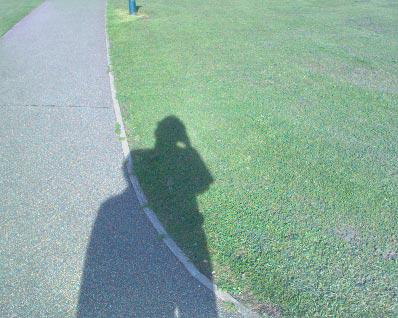
#> input picture Images/image1.jpg, 398 x 318 px
$ jupyter execute final.ipynb
#> lines starting #> are read from the running program, lines starting #| are printed output that depends on the picture; after the words box and inside, x2 and y2 are one past the last pixel; in counts of white or black regions, pixels touching at a corner belong together
##### Imports

[cell 1]
from typing import Tuple, List
import cv2
import numpy as np
from skimage import measure
from matplotlib import pyplot as plt
from skimage import feature

### Shadow Remover Class

[cell 2]
class ShadowRemover:
    def __init__(self,
                 itr: int=1, method: str='rgb_lab_hsv',
                 lab_adjustment: bool=False,
                 ab_threshold: int=255,
                 region_adjustment_kernel_size: int=30,
                 shadow_dilation_kernel_size: int=7, shadow_dilation_iteration: int=7,
                 shadow_size_threshold: int=7,
                 verbose: bool=True, plot_results: bool=True):
        self.itr = itr
        self.method = method
        self.lab_adjustment = lab_adjustment
        self.ab_threshold = ab_threshold
        self.region_adjustment_kernel_size = region_adjustment_kernel_size
        self.shadow_dilation_kernel_size = shadow_dilation_kernel_size
        self.shadow_dilation_iteration = shadow_dilation_iteration
        self.shadow_size_threshold = shadow_size_threshold
        self.verbose = verbose
        self.plot_results = plot_results


    def set_image(self,
                  image_path: str,
                  use_blurring: bool=False,
                  blur_kernel_size: Tuple[int,int]=(3,3)) -> None:

#> called with image_path = 'Images/image1.jpg', use_blurring = False, blur_kernel_size = (3, 3)
        image = cv2.imread(image_path)
#> image is the input picture: shape (318, 398, 3); mean B, G, R 158.1, 171.2, 140.8
        image = cv2.cvtColor(image,cv2.COLOR_BGR2RGB)

        if use_blurring: image = cv2.GaussianBlur(image,blur_kernel_size,1)

        self.image = image


    def calculate_mask(self,
                       itr_image) -> np.ndarray:

        img_shape = (itr_image.shape[0],itr_image.shape[1])
        rgb_image = itr_image
        lab_image = cv2.cvtColor(itr_image,cv2.COLOR_RGB2LAB)
        hsv_image = cv2.cvtColor(itr_image,cv2.COLOR_RGB2HSV)

        if self.method=='rgb_lab_hsv':

            img = []
            for i in range(img_shape[0]):
                img.append([])
                for j in range(img_shape[1]):
                    img[i].append([
                        rgb_image[i][j][0],rgb_image[i][j][1],rgb_image[i][j][2],
                        lab_image[i][j][0],lab_image[i][j][1],lab_image[i][j][2],
                        hsv_image[i][j][0],hsv_image[i][j][1],hsv_image[i][j][2]
                    ])
            img = np.array(img)

            pixel_values = img.reshape((-1,9))
            pixel_values = np.float32(pixel_values)

            return_val1, labels, centers = cv2.kmeans(data=pixel_values,
                                                    K=3, bestLabels=None,
                                                    criteria=(cv2.TERM_CRITERIA_MAX_ITER + cv2.TERM_CRITERIA_EPS,100,0.85),
                                                    attempts=10,
                                                    flags=cv2.KMEANS_RANDOM_CENTERS)

            centers = np.uint8(centers)[:,:3]
            segmented_image_flattened = centers[labels.flatten()]
            segmented_image = segmented_image_flattened.reshape(self.image.shape)

            th , reverse_mask = cv2.threshold(cv2.cvtColor(segmented_image,cv2.COLOR_RGB2GRAY), 0, 255, cv2.THRESH_OTSU)
            mask = cv2.bitwise_not(reverse_mask)

            return mask

        elif self.method == 'mean_shift_binarization':

            pixel_values = rgb_image.reshape((-1,3))
            pixel_values = np.float32(pixel_values)

            criteria = (cv2.TERM_CRITERIA_MAX_ITER + cv2.TERM_CRITERIA_EPS , 10 , 0.01)
            labels = cv2.pyrMeanShiftFiltering(rgb_image,35,25,termcrit=criteria)

            reverse_mask = cv2.cvtColor(rgb_image,cv2.COLOR_RGB2GRAY)
            th , reverse_mask = cv2.threshold(reverse_mask, 0, 255, cv2.THRESH_OTSU)
            mask = cv2.bitwise_not(reverse_mask)

            return mask

        elif self.method == 'lab_thresholding':
            l_range = (0, 100)
            ab_range = (-128, 127)

            lab_image = lab_image.astype('int16')
            lab_image[:, :, 0] = lab_image[:, :, 0] * l_range[1] / 255
            lab_image[:, :, 1] += ab_range[0]
            lab_image[:, :, 2] += ab_range[0]

            # Calculate the mean values of L, A and B across all pixels
            means = [np.mean(lab_image[:, :, i]) for i in range(3)]
            thresholds = [means[i] - (np.std(lab_image[:, :, i]) / 3) for i in range(3)]

            # Apply threshold using only L
            if sum(means[1:]) <= self.ab_threshold:
                mask = cv2.inRange(lab_image, (l_range[0], ab_range[0], ab_range[0]),
                                        (thresholds[0], ab_range[1], ab_range[1]))
            else:  # Else, also consider B channel
                mask = cv2.inRange(lab_image, (l_range[0], ab_range[0], ab_range[0]),
                                        (thresholds[0], ab_range[1], thresholds[2]))

            kernel_size = (self.region_adjustment_kernel_size, self.region_adjustment_kernel_size)
            kernel = cv2.getStructuringElement(cv2.MORPH_ELLIPSE, kernel_size)
            cv2.morphologyEx(mask, cv2.MORPH_CLOSE, kernel, mask)
            cv2.morphologyEx(mask, cv2.MORPH_OPEN, kernel, mask)

            return mask


    def median_filter(self,
                      img: np.ndarray,
                      point: np.ndarray,
                      filter_size: int) -> List:

        indices = [[x, y]
                for x in range(point[1] - filter_size // 2, point[1] + filter_size // 2 + 1)
                for y in range(point[0] - filter_size // 2, point[0] + filter_size // 2 + 1)]
        indices = list(filter(lambda x: not (x[0] < 0 or x[1] < 0 or x[0] >= img.shape[0] or x[1] >= img.shape[1]), indices))

        pixel_values = [0, 0, 0]
        for channel in range(3): pixel_values[channel] = list(img[index[0], index[1], channel] for index in indices)
        pixel_values = list(np.median(pixel_values, axis=1))

        return pixel_values


    def edge_median_filter(self,
                           image: np.ndarray,
                           contours_list: tuple,
                           filter_size: int = 7) -> np.ndarray:

        temp_img = image.copy()
        for partition in contours_list:
            for point in partition:
                temp_img[point[0][1]][point[0][0]] = self.median_filter(image, point[0], filter_size)

        return cv2.cvtColor(temp_img, cv2.COLOR_HSV2RGB)


    def transform_lab_region(self,
                             original_image: np.ndarray, removed_shadow_image: np.ndarray,
                             shadow_indices: np.ndarray, non_shadow_indices: np.ndarray) -> np.ndarray:

        shadow_average_lab = np.mean(original_image[shadow_indices[0], shadow_indices[1], :], axis=0)
        border_average_lab = np.mean(original_image[non_shadow_indices[0], non_shadow_indices[1], :], axis=0)

        lab_ratio = border_average_lab / shadow_average_lab
        removed_shadow_image = cv2.cvtColor(removed_shadow_image, cv2.COLOR_RGB2LAB)

        removed_shadow_image.astype(np.int16)
        removed_shadow_image[shadow_indices[0], shadow_indices[1]] = removed_shadow_image[shadow_indices[0], shadow_indices[1]] * lab_ratio
        removed_shadow_image.astype(np.uint8)

        removed_shadow_image = cv2.cvtColor(removed_shadow_image, cv2.COLOR_LAB2RGB)

        return removed_shadow_image


    # [48 lines left out: functions transform_rgb_region, display_region, not called in this run]


    def perform_color_transformation(self,
                        original_image: np.ndarray,
                        mask: np.ndarray) -> np.ndarray:

        lab_image = cv2.cvtColor(original_image,cv2.COLOR_RGB2LAB)
        removed_shadow_image = original_image.copy()

        labels = measure.label(mask)

        non_shadow_kernel_size = (self.shadow_dilation_kernel_size, self.shadow_dilation_kernel_size)
        non_shadow_kernel = cv2.getStructuringElement(cv2.MORPH_ELLIPSE, non_shadow_kernel_size)

        CHANNEL_MAX = 255
        for label in np.unique(labels):
            if not label == 0:
                temp_filter = np.zeros(mask.shape, dtype="uint8")
                temp_filter[labels == label] = CHANNEL_MAX

                # Only consider blobs with size above threshold
                if cv2.countNonZero(temp_filter) >= self.shadow_size_threshold:

                    shadow_indices = np.where(temp_filter == CHANNEL_MAX)
                    non_shadow_temp_filter = cv2.dilate(temp_filter, non_shadow_kernel,
                                                    iterations=self.shadow_dilation_iteration)

                    # Get the new set of indices and remove shadow indices from them
                    non_shadow_temp_filter = cv2.bitwise_xor(non_shadow_temp_filter, temp_filter)
                    non_shadow_indices = np.where(non_shadow_temp_filter == CHANNEL_MAX)

                    # Contours are used for extracting the edges of the current shadow region
                    contours, hierarchy = cv2.findContours(temp_filter, cv2.RETR_TREE, cv2.CHAIN_APPROX_SIMPLE)

                    if self.lab_adjustment:
                        removed_shadow_image = self.transform_lab_region(lab_image, removed_shadow_image,
                                                            shadow_indices, non_shadow_indices)
                    else:
                        removed_shadow_image = self.transform_rgb_region(original_image, removed_shadow_image,
                                                            shadow_indices, non_shadow_indices)

                    # Then apply median filtering over edges to smooth them
                    # At least on the images I tried, this doesn't work as intended.
                    # It is possible that this is the result of using a high frequency image only

                    # Image is converted to HSV before filtering, as BGR components of the image
                    # is more interconnected, therefore filtering each channel independently wouldn't be correct
                    removed_shadow_image = self.edge_median_filter(cv2.cvtColor(removed_shadow_image, cv2.COLOR_RGB2HSV),contours)
                    if self.verbose:
                        self.display_region(original_image, removed_shadow_image, label, temp_filter, contours)

        return removed_shadow_image


    def remove_shadows(self) -> Tuple[List[np.ndarray], List[np.ndarray], List[np.ndarray]]:
        removed_shadow_image = self.image
        original_image_list = []
        mask_list = []
        removed_shadow_image_list = []

        if self.plot_results:

            for i in range(self.itr):
                plt.figure(figsize=(12,10),facecolor='gray')

                original_image_list.append(removed_shadow_image)
                plt.subplot(1,3,1)
                plt.imshow(original_image_list[-1])

                mask = self.calculate_mask(removed_shadow_image)
                mask_list.append(cv2.cvtColor(mask,cv2.COLOR_GRAY2RGB))
                plt.subplot(1,3,2)
                plt.imshow(mask_list[-1])

                removed_shadow_image = self.perform_color_transformation(removed_shadow_image,mask)
                removed_shadow_image_list.append(removed_shadow_image)
                plt.subplot(1,3,3)
                plt.imshow(removed_shadow_image_list[-1])
#> this loop made 3 passes
#> th in calculate_mask on passes 1 to 3: 142, 171, 185
#> pass 1, in calculate_mask, `labels = cv2.pyrMeanShiftFiltering(rgb_image,35,25,termcrit=criteria)`:
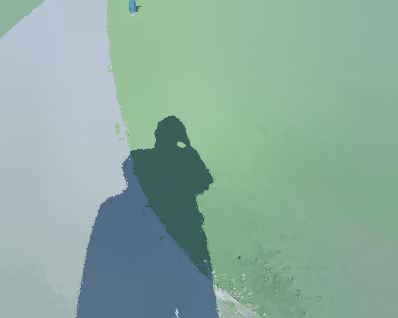
#> labels: shape (318, 398, 3); mean R, G, B 140.6, 171.5, 158.1
#> pass 1, in calculate_mask, `reverse_mask = cv2.cvtColor(rgb_image,cv2.COLOR_RGB2GRAY)`:
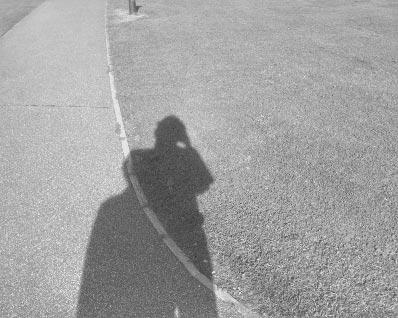
#> reverse_mask: shape (318, 398); min 42, max 249, mean 160.6
#> after the loop:
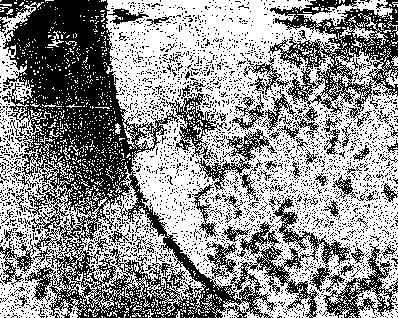
#> mask: shape (318, 398); 57.3% white; 3279 black regions (3196 under 20 px), largest, box (x1, y1, x2, y2) and area: (0, 0, 351, 318) 29472, (268, 0, 398, 127) 6043, (322, 244, 398, 318) 1554
#> after the loop:
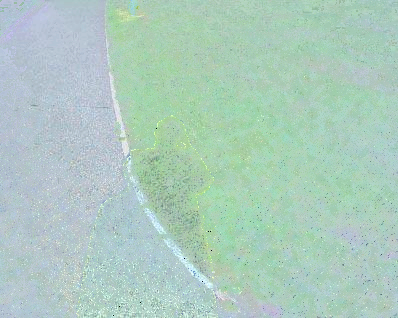
#> removed_shadow_image: shape (318, 398, 3); mean R, G, B 173.3, 203.3, 190.6
#> after the loop, mask_list = 3 items; original_image_list = 3 items; removed_shadow_image_list = 3 items

        else:
            mask = self.calculate_mask(removed_shadow_image)
            removed_shadow_image = self.perform_color_transformation(removed_shadow_image,mask)

            original_image_list.append(removed_shadow_image)
            mask_list.append(cv2.cvtColor(mask,cv2.COLOR_GRAY2RGB))
            removed_shadow_image_list.append(removed_shadow_image)


        self.removed_shadow_image = removed_shadow_image
        self.mask = mask_list[0]
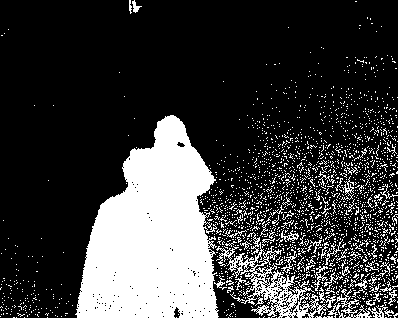
#> self.mask: shape (318, 398, 3); 23.3% white; 2031 white regions (1965 under 20 px), largest, box (x1, y1, x2, y2) and area: (75, 115, 219, 318) 19679, (216, 232, 328, 318) 2327, (328, 289, 372, 318) 355

        return original_image_list , mask_list , removed_shadow_image_list


    def refine_image_edges(self,window_size) -> np.ndarray:

        refined_image = self.removed_shadow_image.copy()
        mask_edges = (cv2.Canny( self.mask , 1000 , 1000))

        kernel = np.ones((2 , 2) , np.uint8)
        dilated_edges = cv2.dilate(mask_edges, kernel, iterations=1)

        for y in range(self.mask.shape[0]):
            for x in range(self.mask.shape[1]):
                if dilated_edges[y, x] > 0:
                    window = self.removed_shadow_image[
                        max(0, y - window_size):min(self.mask.shape[0], y + window_size),
                        max(0, x - window_size):min(self.mask.shape[1], x + window_size)
                    ]
                    mean_color = np.mean(window, axis=(0, 1)).astype(np.uint8)
                    refined_image[y, x] = mean_color

        self.refined_image = refined_image

        plt.figure(figsize=(15 , 8),facecolor='gray')
        plt.subplot(1,3,1)
        plt.imshow(self.removed_shadow_image)
        plt.subplot(1,3,2)
        plt.imshow(mask_edges)
        plt.subplot(1,3,3)
        plt.imshow(refined_image)

        return refined_image

### Testing on Sample Images

[cell 3]
shadow_remover = ShadowRemover(itr=3,method='mean_shift_binarization',ab_threshold=-255,lab_adjustment=True,
                               region_adjustment_kernel_size=10,shadow_dilation_kernel_size=7,shadow_dilation_iteration=7,
                               shadow_size_threshold=20,
                               verbose=False,plot_results=True)

shadow_remover.set_image("Images/image1.jpg",use_blurring=False)
original_image_list, mask_list, removed_shadow_image_list = shadow_remover.remove_shadows()
#> original_image_list = 3 items; mask_list = 3 items; removed_shadow_image_list = 3 items
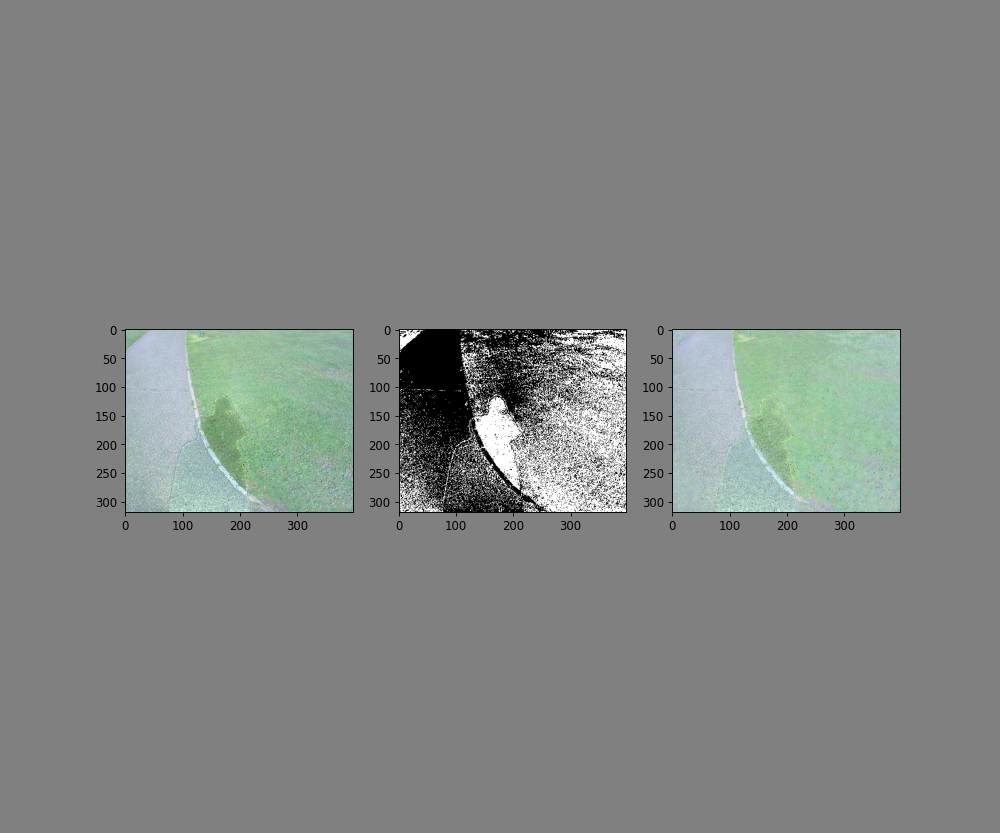
#> figure drawn by matplotlib, 3 panels
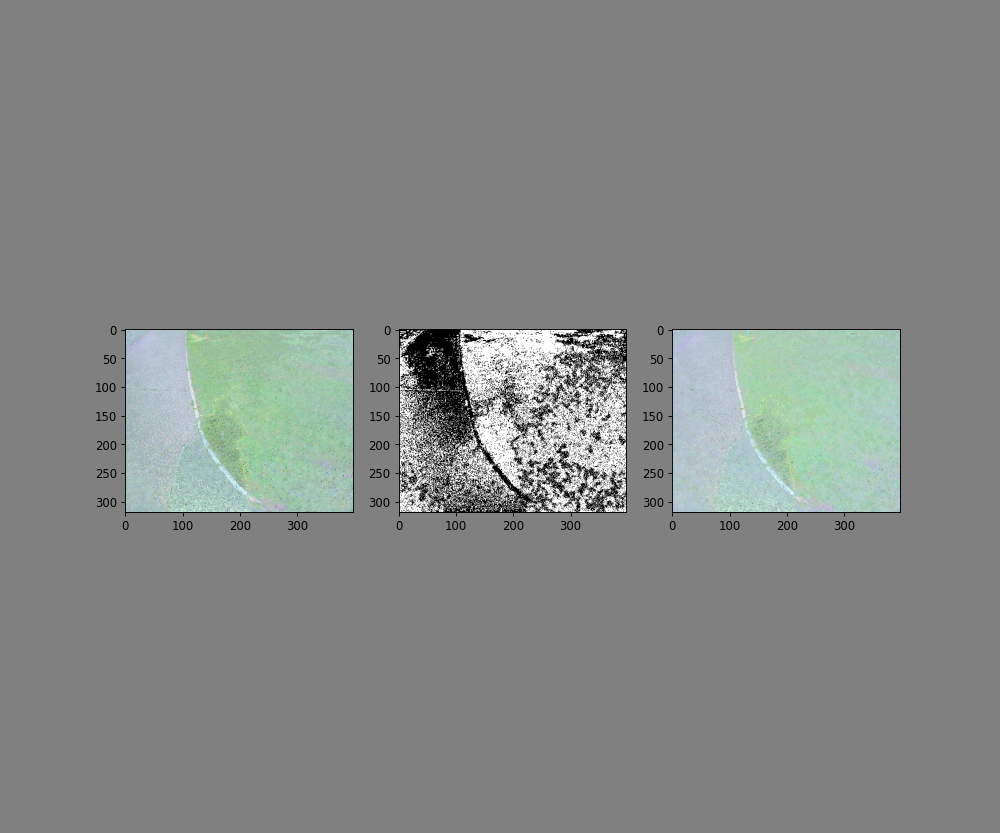
#> figure drawn by matplotlib, 3 panels

[cell 4]
refined_image = shadow_remover.refine_image_edges(15)
#> in refine_image_edges, `mask_edges = (cv2.Canny( self.mask , 1000 , 1000))`:
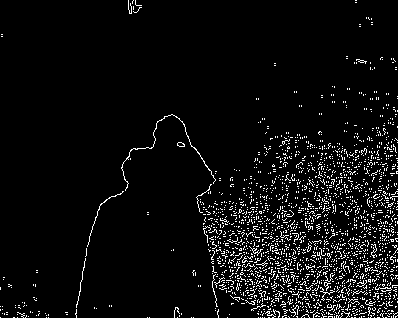
#> mask_edges: shape (318, 398); 5.4% white in thin lines or dots
#> in refine_image_edges, `dilated_edges = cv2.dilate(mask_edges, kernel, iterations=1)`:
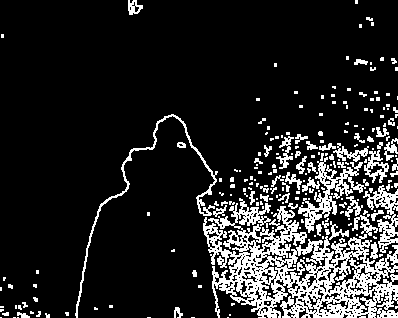
#> dilated_edges: shape (318, 398); 14.9% white in thin lines or dots
#> after the loop in refine_image_edges, `for y in range(self.mask.shape[0]):`:
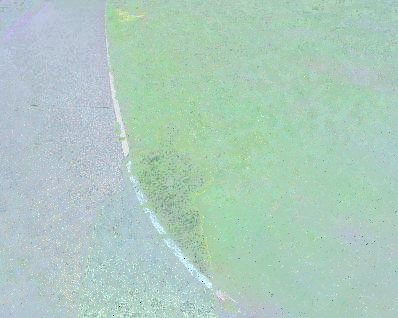
#> refined_image: shape (318, 398, 3); 14.84% of pixels changed, all inside (x1, y1, x2, y2) = (0, 0, 398, 318)

[cell 5]
plt.figure(figsize=(15 , 12),facecolor='gray')
plt.subplot(2,2,1)
plt.imshow(original_image_list[0])
plt.subplot(2,2,2)
plt.imshow(mask_list[0])
plt.subplot(2,2,3)
plt.imshow(removed_shadow_image_list[-1])
plt.subplot(2,2,4)
plt.imshow(refined_image)
